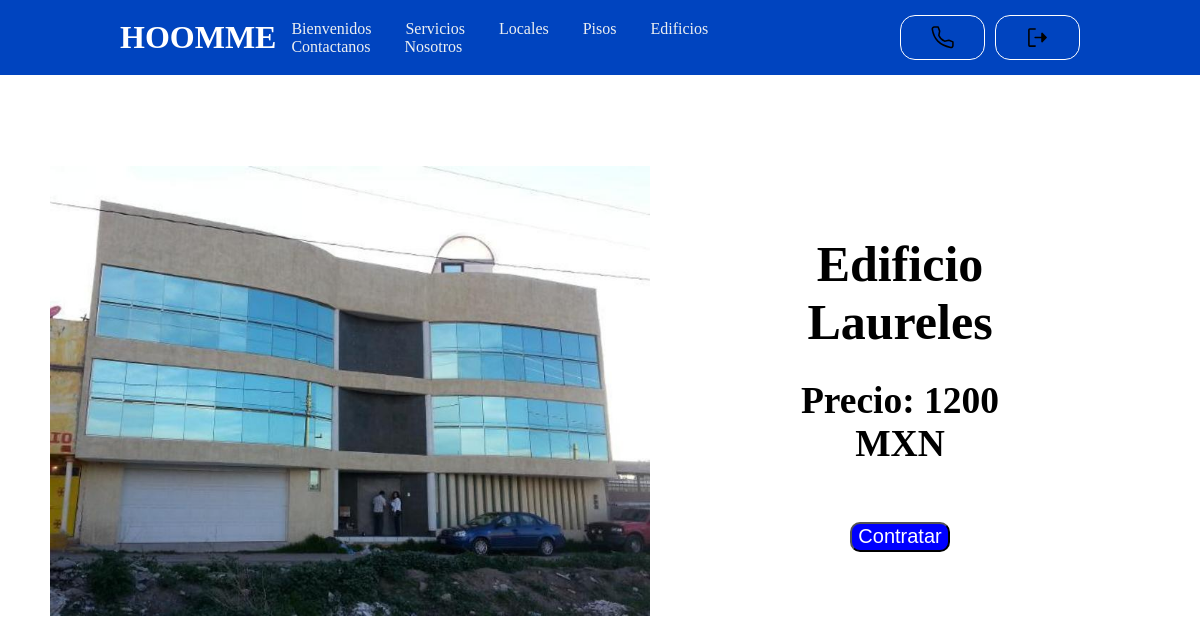
The page /src/vistas/descripcion_inmueble.php?id=11 on the database its author committed.
### tables this page shows
CREATE TABLE `table_servicios` (
  `id_servicios` int(11) NOT NULL,
  `tipo_servicios` varchar(30) NOT NULL,
  `nombre_servicio` varchar(30) NOT NULL,
  `fecha_ingreso` date NOT NULL,
  `nombre_rentor` varchar(30) NOT NULL,
  `precio_servicio` int(10) NOT NULL,
  `img_servicio` varchar(30) NOT NULL
);

### src/vistas/descripcion_inmueble.php (the view, shortened to what this page needs)
<?php
    include("../modelo/conexion.php");
    $id = $_GET['id'];
    $sql = "SELECT * FROM table_servicios WHERE id_servicios = '$id'";
    $stmt= $conn->query($sql);
    $registros = $stmt->fetch(PDO::FETCH_OBJ);
?>
<!DOCTYPE html>
<html lang="es">
<head>
    <link rel="stylesheet" href="../controlador/css/style.css">
    <link rel="stylesheet" href="../controlador/css/styleservicios.css">
    <link rel="stylesheet" href="../controlador/css/font.css">
</head>
<body>
    <header class="header">
        <div class="logo">
            <h1>HOOMME</h1>
        </div>
        <nav>
            <ul class="nav-links">
            <li><a href="bienvenidos.html">Bienvenidos</a></li>
                <li><a href="servicios.html">Servicios</a></li>
                <li><a href="locales.php">Locales</a></li>
                <li><a href="pisos.php">Pisos</a></li>
                <li><a href="edificios.php">Edificios</a></li>
                <li><a href="contactanos.php">Contactanos</a></li>
                <li><a href="nosotros.html">Nosotros</a></li>
            </ul>
        </nav>
        <a href="" ><div class="btn" style="margin-right: 10px;"><img src="../controlador/img/9042869_phone_icon.svg" width="25px"></div></a>
        <a href="../controlador/cerrarsesion.php" ><div class="btn"><img src="../controlador/img/out.svg" width="25px"></div></a>
    </header>
    <div class="cuerpo">
        <div class="imagen">
            <img src="../controlador/img/img_locales/<?php echo $registros->img_servicio; ?>" width="100%" height="450px">
        </div>
        <div class="informacion">
            <div class="info">
                <h1><?php echo $registros->nombre_servicio; ?></h1><br>
                <h2>Precio: <?php echo $registros->precio_servicio .' MXN'; ?></h2><br><br>
                <input type="submit" value="Contratar">
            </div>
        </div>
    </div>
</body>
</html>

### src/controlador/css/style.css (style rules this page uses)
* { box-sizing: border-box; margin: 0; padding: 0; }
.header { background-color: rgb(0, 68, 191); display: flex; justify-content: flex-end; align-items: center; height: 75px; padding: 5px 10%; }
.header .logo { cursor: pointer; margin-right: auto; color: white; }
.header nav { margin-right: 70px; }
.header .nav-links { list-style: none; }
.header .nav-links li { display: inline-block; padding: 0px 5px; margin-top: 0px; }
.header .nav-links a { font-size: 700; color: #eceff1; text-decoration: none; padding: 25px 10px; }
.btn { width: 85px; height: 45px; border-radius: 15px; border: 1px solid white; display: flex; justify-content: center; align-items: center; }

### src/controlador/css/styleservicios.css (style rules this page uses)
.cuerpo { width: 100%; height: auto; margin: 50px 0px 50px 0px; display: flex; justify-content: center; align-items: center; flex-wrap: wrap; }
.info { font-size: 25px; text-align: center; }
.info input { width: 100%; height: 40px; text-align: center; font-size: 20px; border-radius: 20px; }

### src/vistas/descripcion_inmueble.php (style rules this page uses)
.cuerpo .imagen { width: 50%; height: auto; }
.cuerpo .informacion { width: 40%; height: auto; margin: 10px; }
.informacion .info { margin: 100px; }
.info input { width: 100px; height: 30px; border-radius: 10px; background-color: blue; color: white; cursor: pointer; }

### rows shown on the page
table_servicios: img_servicio (picture), nombre_servicio "Edificio Laureles", precio_servicio "1200"
